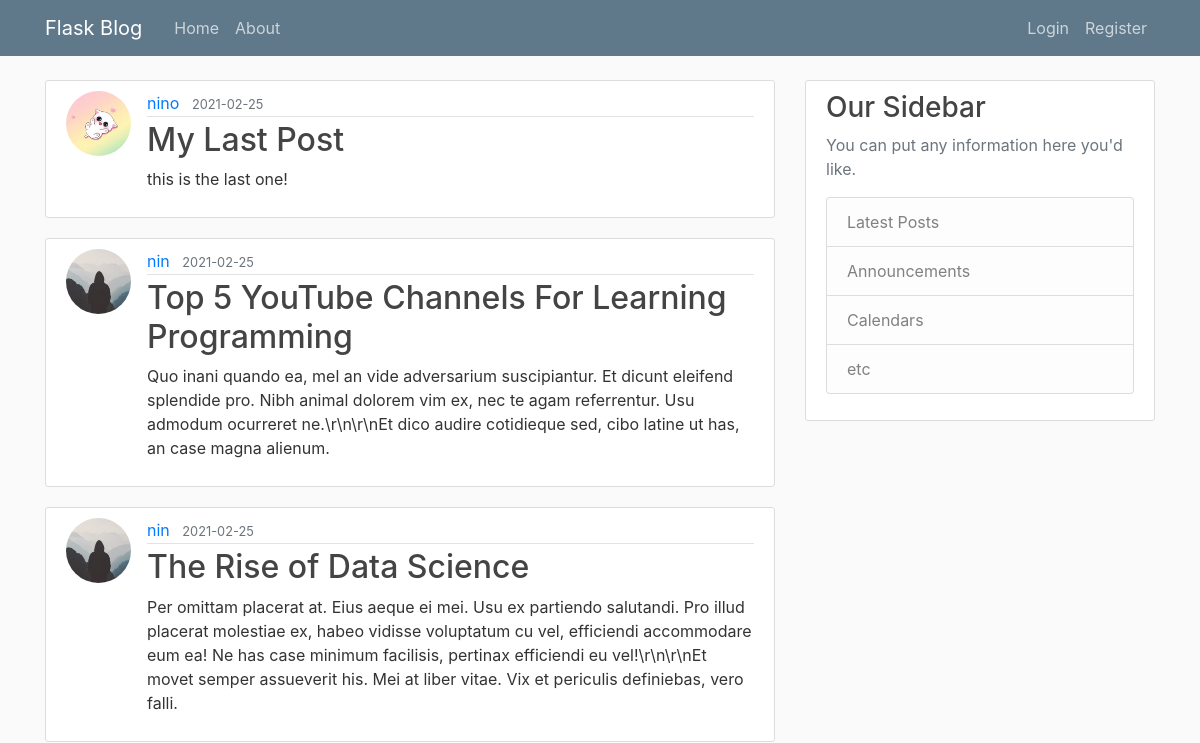
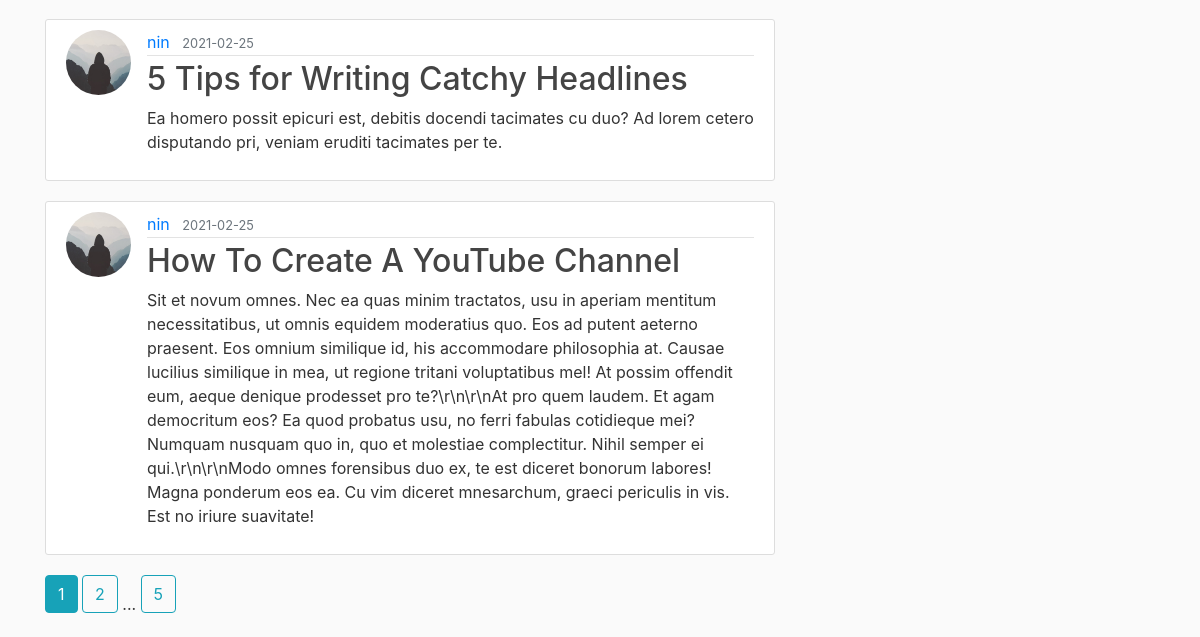
Page /home on the earlier database version (2 pictures, top to bottom).
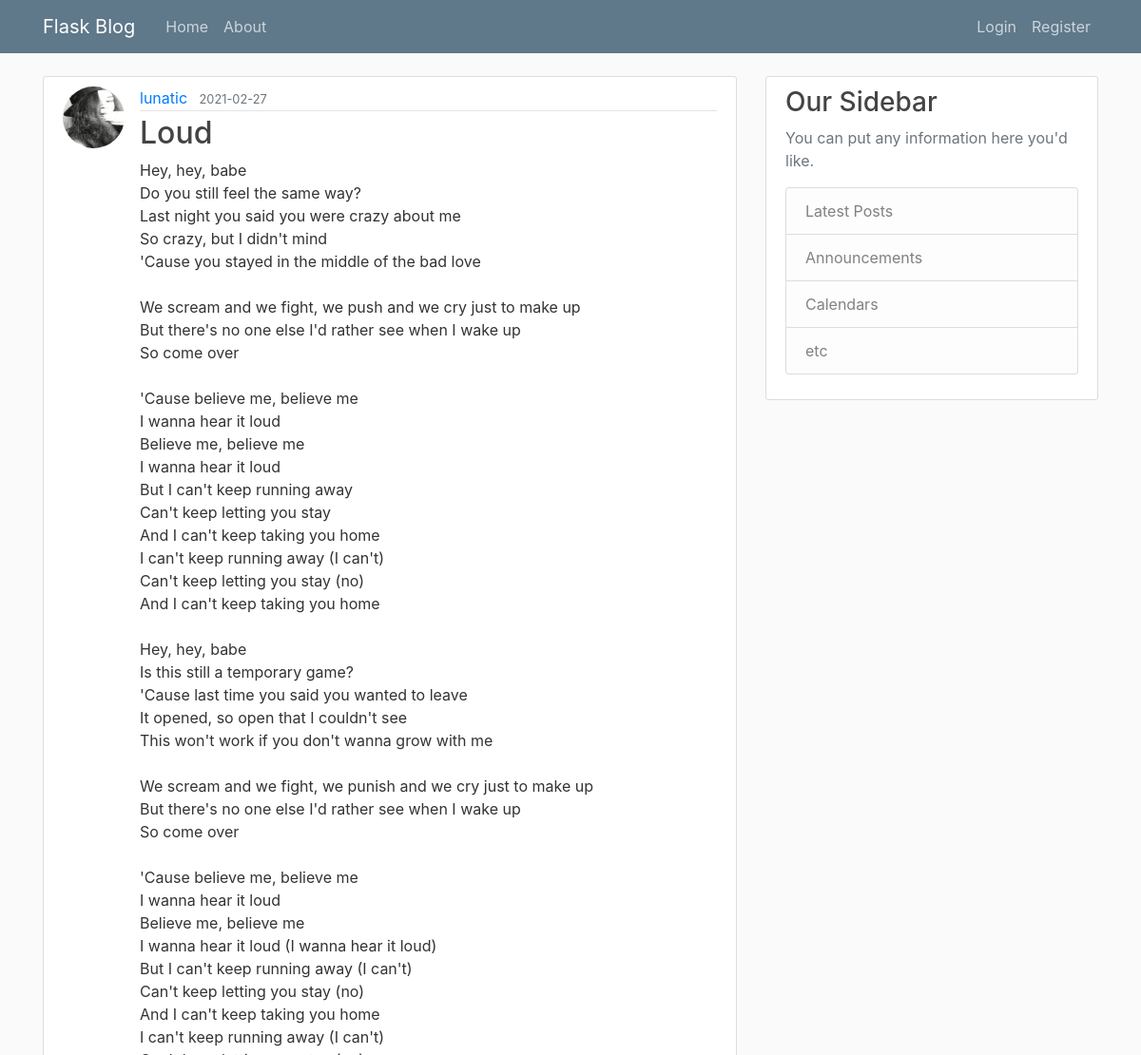
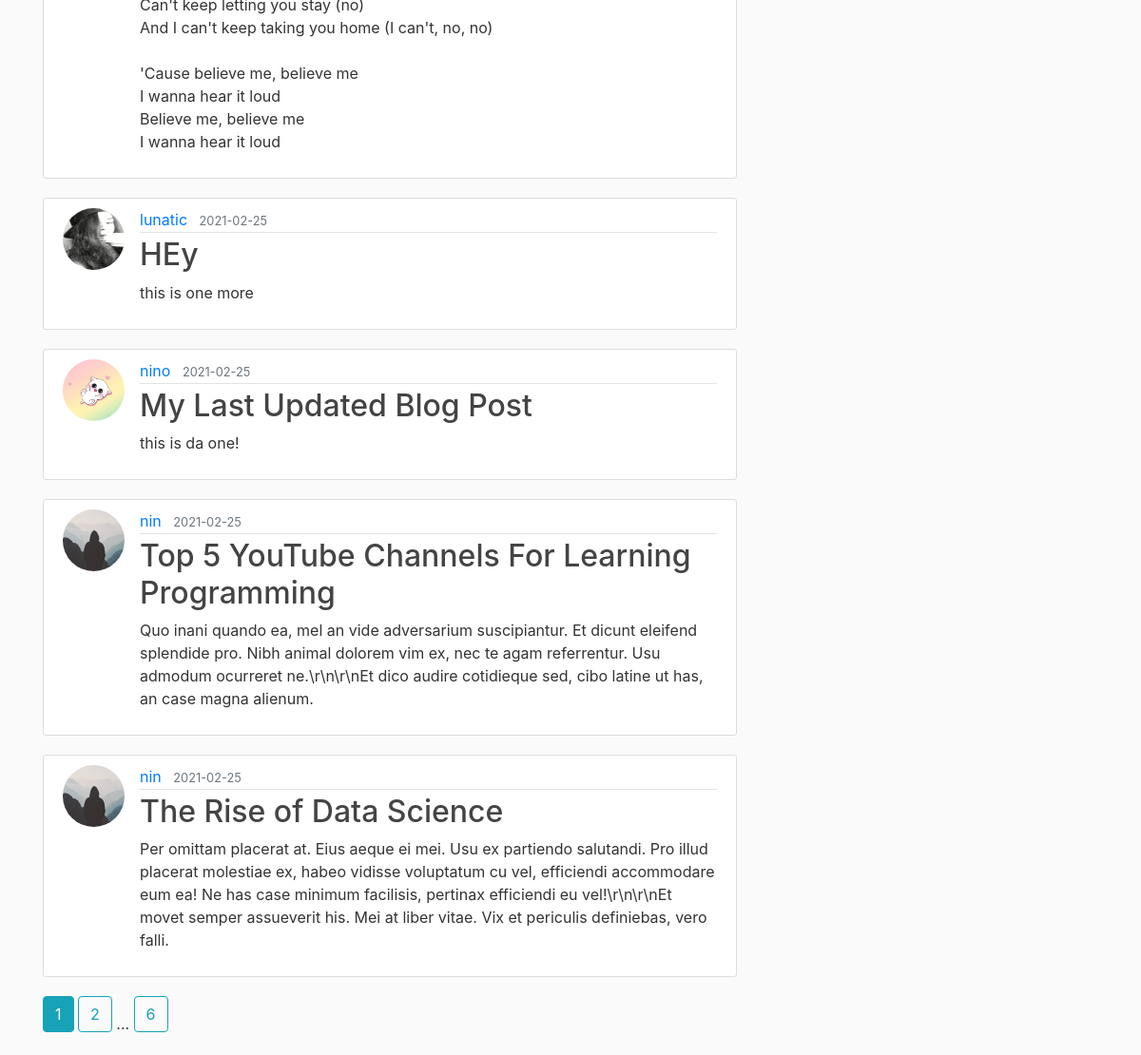
Same page on the later database version (2 pictures, top to bottom).
### flaskblog/models.py (models this page shows, shortened)
class Post(db.Model):
    id = db.Column(db.Integer, primary_key=True)
    title = db.Column(db.String(100), nullable=False)
    date_posted = db.Column(db.DateTime, nullable=False, default=datetime.utcnow)
    content = db.Column(db.Text, nullable=False)
    user_id = db.Column(db.Integer, db.ForeignKey('user.id'), nullable=False)

class User(db.Model, UserMixin):
    id = db.Column(db.Integer, primary_key=True)
    username = db.Column(db.String(20), unique=True, nullable=False)
    email = db.Column(db.String(120), unique=True, nullable=False)
    image_file = db.Column(db.String(20), nullable=False, default='default.jpg')
    password = db.Column(db.String(60), nullable=False)
    posts = db.relationship('Post', backref='author', lazy=True)

### flaskblog/main/routes.py (the view)
@main.route('/')
@main.route('/home')
def home():
    page = request.args.get('page', 1, type=int)
    posts = Post.query.order_by(Post.date_posted.desc()).paginate(page=page, per_page=5)
    return render_template('home.html', posts=posts)

### flaskblog/templates/home.html
  {% extends "layout.html" %}
{% block content %}
    {% for post in posts.items %}
        <article class="media content-section">
          <img class="rounded-circle article-img" src="{{ url_for('static', filename='profile_pics/' + post.author.image_file) }}">
          <div class="media-body">
            <div class="article-metadata">
              <a class="mr-2" href="{{ url_for('users.user_posts', username=post.author.username) }}">{{ post.author.username }}</a>
              <small class="text-muted">{{ post.date_posted.strftime('%Y-%m-%d') }}</small>
            </div>
            <h2><a class="article-title" href="{{ url_for('posts.post', post_id=post.id) }}">{{ post.title }}</a></h2>
            <p class="article-content">{{ post.content }}</p>
          </div>
        </article>
    {% endfor %}
    {% for page_num in posts.iter_pages(left_edge=1, right_edge=1, left_current=1, right_current=2) %}
        {% if page_num %}
          {% if posts.page == page_num %}
            <a class="btn btn-info mb-4" href="{{ url_for('main.home', page=page_num) }}">{{ page_num }}</a>
          {% else %}
            <a class="btn btn-outline-info mb-4" href="{{ url_for('main.home', page=page_num) }}">{{ page_num }}</a>
          {% endif %}
        {% else %}
          ...
        {% endif %}
    {% endfor %}
{% endblock content %}

Differences in the rows shown:
no longer on this page (row unchanged): Post: image_file (placeholder picture), author.username "nin", date_posted "2021-02-25", title "5 Tips for Writing Catchy Headlines", content "Ea homero possit epicuri est, debitis docendi tacimates cu duo? Ad lorem cetero disputando pri, veniam eruditi tacimates per te."
no longer on this page (row unchanged): Post: image_file (placeholder picture), author.username "nin", date_posted "2021-02-25", title "How To Create A YouTube Channel", content "Sit et novum omnes. Nec ea quas minim tractatos, usu in aperiam mentitum necessitatibus, ut omnis equidem moderatius quo. Eos ad putent aeterno praesent. Eos omnium similique id, his accommodare philosophia at. Causae lucilius similique in mea, ut regione tritani voluptatibus mel! At possim offendit eum, aeque denique prodesset pro te?\\r\\n\\r\\nAt pro quem laudem. Et agam democritum eos? Ea quod probatus usu, no ferri fabulas cotidieque mei? Numquam nusquam quo in, quo et molestiae complectitur. Nihil semper ei qui.\\r\\n\\r\\nModo omnes forensibus duo ex, te est diceret bonorum labores! Magna ponderum eos ea. Cu vim diceret mnesarchum, graeci periculis in vis. Est no iriure suavitate!"
added Post: image_file (picture), author.username "lunatic", date_posted "2021-02-27", title "Loud", content "Hey, hey, babe Do you still feel the same way? Last night you said you were crazy about me So crazy, but I didn't mind 'Cause you stayed in the middle of the bad love We scream and we fight, we push and we cry just to make up But there's no one else I'd rather see when I wake up So come over 'Cause believe me, believe me I wanna hear it loud Believe me, believe me I wanna hear it loud But I can't keep running away Can't keep letting you stay And I can't keep taking you home I can't keep running away (I can't) Can't keep letting you stay (no) And I can't keep taking you home Hey, hey, babe Is this still a temporary game? 'Cause last time you said you wanted to leave It opened, so open that I…"
added Post: image_file (picture), author.username "lunatic", date_posted "2021-02-25", title "HEy", content "this is one more"
changed Post "nino": title "My Last Post" → "My Last Updated Blog Post"; content "this is the last one!" → "this is da one!"
Other differences:
new list line: "6"
list line gone: "5"
